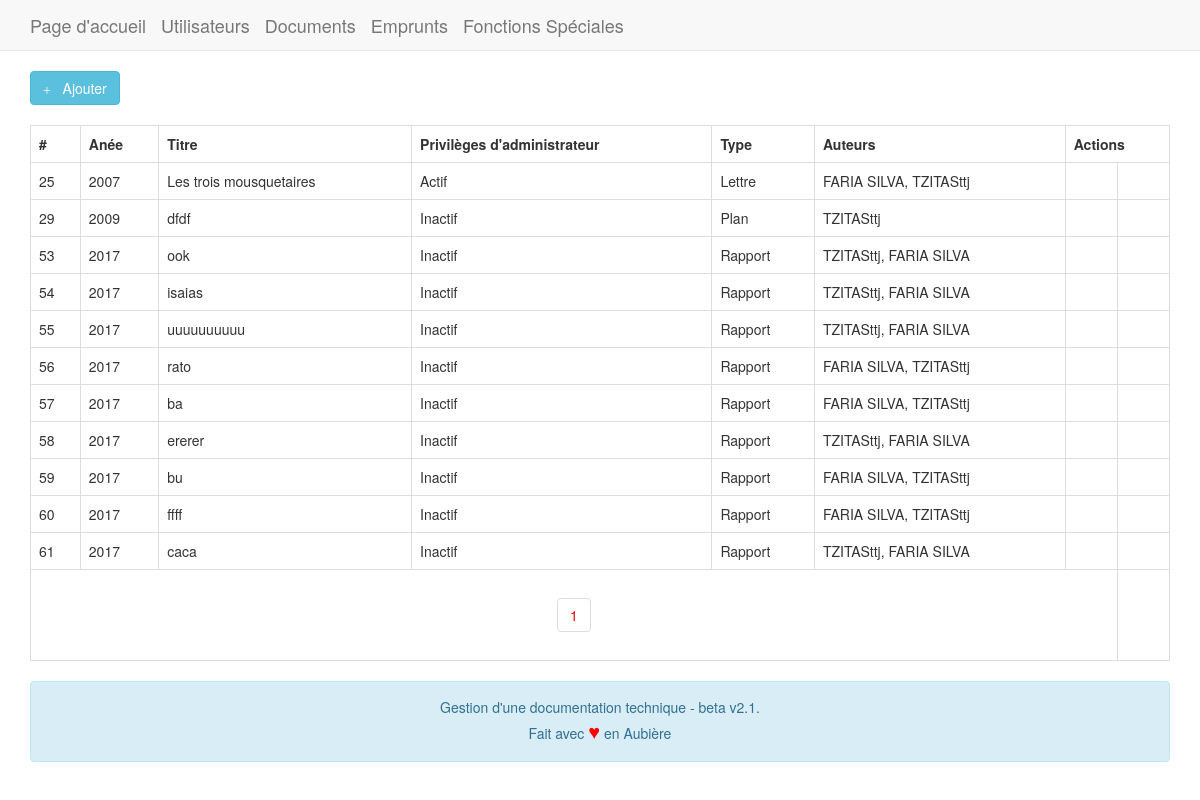
/v2/Documents.php, run on an earlier commit of the app's database.
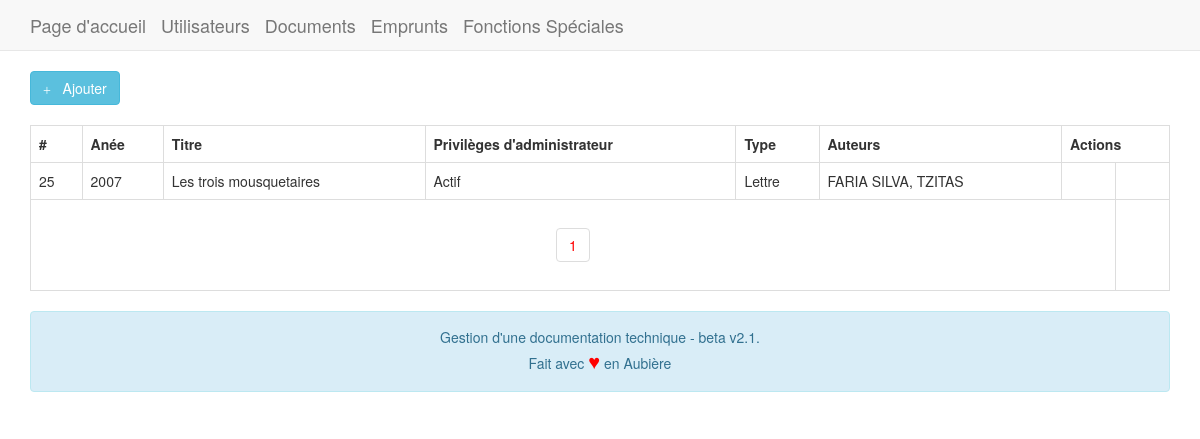
And on a later commit of the database.
### tables this page shows
CREATE TABLE `Documents` (
  `id` int(11) NOT NULL AUTO_INCREMENT,
  `anee` year(4) DEFAULT NULL,
  `titre` varchar(255) NOT NULL,
  `niv_config` tinyint(1) NOT NULL DEFAULT '0',
  `type` enum('Rapport','Lettre','Plan','Note','Contrat') NOT NULL,
  PRIMARY KEY (`id`)
);

### v2/classes/dbconfig.php (called while the page is built, shortened)
<?php
$url_base = "http://isaiasfaria.com.br/isima_base_donne_tp1/";
$url_site = $url_base."v2/";
?>

### v2/classes/class.Documents.php (the view, shortened to what this page needs)
<?php
class Documents
{
	private $db;
	function __construct($DB_con)
	{
		$this->db = $DB_con;
	}
	public function dataview($query)
	{
		$res = $this->db->prepare($query);
		$res->execute();
		if($res->rowCount()>0)
		{
			while($row=$res->fetch(PDO::FETCH_ASSOC))
			{
				?>
                <tr>
                <td><?php print($row['id']); ?></td>
                <td><?php print($row['anee']); ?></td>
                <td><?php print($row['titre']); ?></td>
                <td><?php echo ($row['niv_config']==1)?"Actif":"Inactif"; ?></td>
                <td><?php print($row['type']); ?></td>
                <td><?php print($row['auteurs']); ?></td>
                <td align="center">
                <a href="<?php echo $url_site; ?>edit/Documents.php?edit_id=<?php print($row['id']); ?>"><i class="glyphicon glyphicon-edit"></i></a>
                </td>
                <td align="center">
                <a href="<?php echo $url_site; ?>delete/Documents.php?delete_id=<?php print($row['id']); ?>"><i class="glyphicon glyphicon-remove-circle"></i></a>
                </td>
                </tr>
                <?php
			}
		}
		else
		{
			?>
            <tr>
            <td>Rien ici...</td>
            </tr>
            <?php
		}
	}
	public function paginglink($query,$records_per_page)
	{
		$self = $_SERVER['PHP_SELF'];
		$res = $this->db->prepare($query);
		$res->execute();
		$total_no_of_records = $res->rowCount();
		if($total_no_of_records > 0)
		{
			?><ul class="pagination"><?php
			$total_no_of_pages=ceil($total_no_of_records/$records_per_page);
			$current_page=1;
			for($i=1;$i<=$total_no_of_pages;$i++)
			{
				if($i==$current_page)
				{
					echo "<li><a href='".$self."?page_no=".$i."' style='color:red;'>".$i."</a></li>";
				}
				else
				{
					echo "<li><a href='".$self."?page_no=".$i."'>".$i."</a></li>";
				}
			}
			?></ul><?php
		}
	}
}

### v2/general/header.php (shortened to what this page needs)
<!DOCTYPE html PUBLIC "-//W3C//DTD XHTML 1.0 Transitional//EN" "http://www.w3.org/TR/xhtml1/DTD/xhtml1-transitional.dtd">
<html xmlns="http://www.w3.org/1999/xhtml">
<head>
	<link href="<?php echo $url_site;?>bootstrap/css/bootstrap.min.css" rel="stylesheet" media="screen">
  <link href="<?php echo $url_site;?>bootstrap/css/multi-select.css" rel="stylesheet" media="screen">
</head>
<body>
<div class="navbar navbar-default navbar-static-top" role="navigation">
    <div class="container">
        <div class="navbar-header">
            <a class="navbar-brand" href="<?php echo $url_base; ?>" title="Page d'accueil">Page d'accueil</a>
            <a class="navbar-brand" href="<?php echo $url_site;?>utilisateur.php">Utilisateurs</a>
           <a class="navbar-brand" href="<?php echo $url_site;?>Documents.php">Documents</a>
           <a class="navbar-brand" href="<?php echo $url_site;?>Emprunts.php">Emprunts</a>
           <a class="navbar-brand" href="<?php echo $url_site;?>speciales.php">Fonctions Spéciales</a>
        </div>
    </div>
</div>

### v2/Documents.php (shortened to what this page needs)
<?php
include_once 'classes/dbconfig.php';
include_once 'classes/class.Documents.php';
$Documents = new Documents($DB_con);
?>
<?php include_once 'general/header.php'; ?>
<div class="container">
<a href="<?php echo $url_site; ?>add/Documents.php" class="btn btn-large btn-info"><i class="glyphicon glyphicon-plus"></i> &nbsp; Ajouter</a>
</div>
<div class="clearfix"></div><br />
<div class="container">
	 <table class='table table-bordered table-responsive'>
     <tr>
     <th>#</th>
     <th>Anée</th>
     <th>Titre</th>
     <th>Privilèges d'administrateur</th>
     <th>Type</th>
     <th>Auteurs</th>
     <th colspan="2" align="center">Actions</th>
     </tr>
     <?php
     	$query = "SELECT Documents.id, Documents.anee, Documents.titre, Documents.type, Documents.niv_config, GROUP_CONCAT(Utilisateur.nom ORDER BY Livres_auteurs.ordre SEPARATOR ', ') auteurs FROM Documents LEFT JOIN Livres_auteurs ON Documents.id = Livres_auteurs.id_doc INNER JOIN Utilisateur ON Livres_auteurs.id_user = Utilisateur.id GROUP BY Documents.id";
		$records_per_page=50;
		$newquery = $Documents->paging($query,$records_per_page);
		$Documents->dataview($newquery);
	 ?>
    <tr>
        <td colspan="7" align="center">
 			<div class="pagination-wrap">
            <?php $Documents->paginglink($query,$records_per_page); ?>
        	</div>
        </td>
    </tr>
</table>
</div>
<?php include_once 'general/footer.php'; ?>

### v2/general/footer.php (shortened to what this page needs)
<div class="container">
	<div class="alert alert-info">
    	<p class="footer">Gestion d'une documentation technique - <span>beta v2.1</span>. <br>Fait avec <font style="font-size:20px; color:red;">♥</font> en Aubière</p>
	</div>
</div>
</body>
</html>

### v2/general/header.php (style rules this page uses)
.footer { text-align: center; }

What changed in the data, as far as the page shows it:
removed documents: id "29", anee "2009", titre "dfdf", niv_config "Inactif", type "Plan", auteurs "TZITASttj"
removed documents: id "53", anee "2017", titre "ook", niv_config "Inactif", type "Rapport", auteurs "TZITASttj, FARIA SILVA"
removed documents: id "54", anee "2017", titre "isaias", niv_config "Inactif", type "Rapport", auteurs "TZITASttj, FARIA SILVA"
removed documents: id "55", anee "2017", titre "uuuuuuuuuu", niv_config "Inactif", type "Rapport", auteurs "TZITASttj, FARIA SILVA"
removed documents: id "56", anee "2017", titre "rato", niv_config "Inactif", type "Rapport", auteurs "FARIA SILVA, TZITASttj"
removed documents: id "57", anee "2017", titre "ba", niv_config "Inactif", type "Rapport", auteurs "FARIA SILVA, TZITASttj"
removed documents: id "58", anee "2017", titre "ererer", niv_config "Inactif", type "Rapport", auteurs "TZITASttj, FARIA SILVA"
removed documents: id "59", anee "2017", titre "bu", niv_config "Inactif", type "Rapport", auteurs "FARIA SILVA, TZITASttj"
removed documents: id "60", anee "2017", titre "ffff", niv_config "Inactif", type "Rapport", auteurs "FARIA SILVA, TZITASttj"
removed documents: id "61", anee "2017", titre "caca", niv_config "Inactif", type "Rapport", auteurs "TZITASttj, FARIA SILVA"
computed for documents "Les trois mousquetaires": auteurs "FARIA SILVA, TZITASttj" → "FARIA SILVA, TZITAS"
